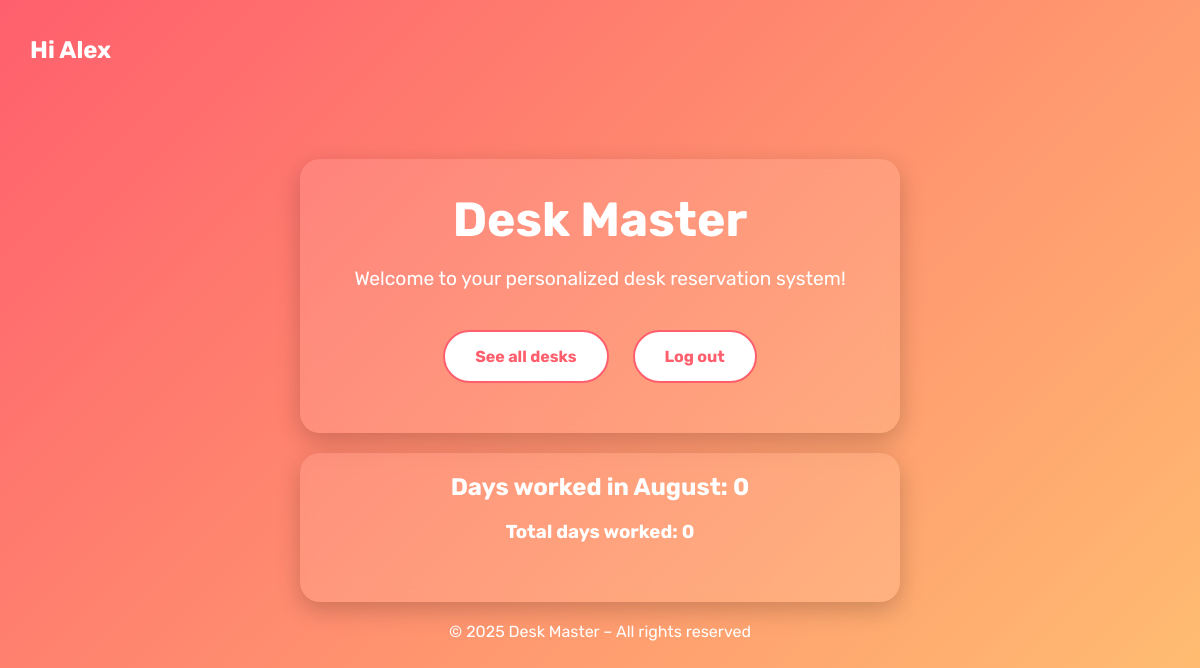
/ (signed in), run on an earlier commit of the app's database.
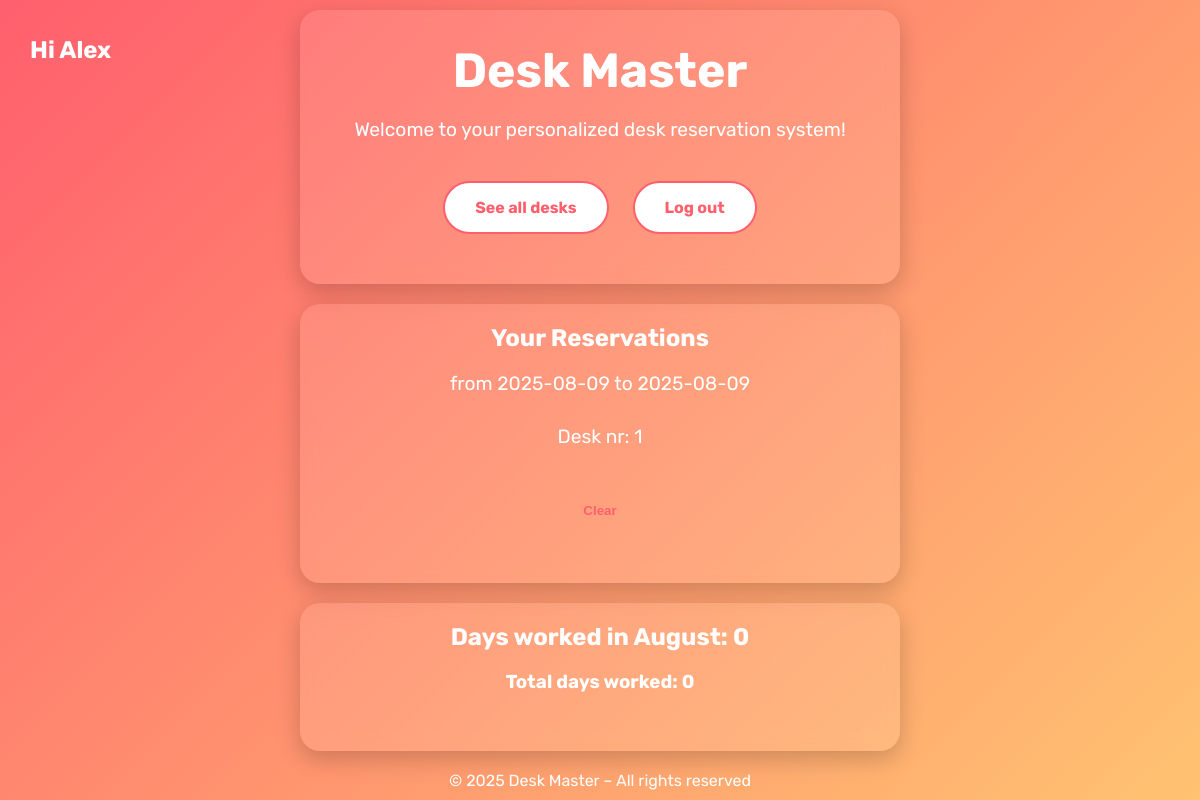
And on a later commit of the database.
### main.py (models this page shows)
class User(UserMixin, db.Model):
    __tablename__ = "desk_users"
    id: Mapped[int] = mapped_column(Integer, primary_key=True)
    name: Mapped[str] = mapped_column(String(250), unique=True, nullable=False)
    email: Mapped[str] = mapped_column(String(250), nullable=False, unique=True)
    password: Mapped[str] = mapped_column(String(250), nullable=False)
    days: Mapped[int] = mapped_column(Integer, nullable=False)
    total: Mapped[int] = mapped_column(Integer, nullable=False)
    reservations = relationship("Reservation", back_populates="user")

class Reservation(db.Model):
    __tablename__ = "reservations"
    id: Mapped[int] = mapped_column(Integer, primary_key=True)
    start_date: Mapped[date] = mapped_column(Date, nullable=False)
    end_date: Mapped[date] = mapped_column(Date, nullable=False)
    desk_id: Mapped[int] = mapped_column(ForeignKey("desks.id"))
    user_id: Mapped[int] = mapped_column(ForeignKey("desk_users.id"))
    desk = relationship("Desk", back_populates="reservations")
    user = relationship("User", back_populates="reservations")

### main.py (the view)
@app.route("/", methods=["GET", "POST"])
def index():
    update_reservations()
    if current_user.is_authenticated:
        user_reservations = Reservation.query.filter_by(user_id=current_user.id).all()
        return render_template("index.html", reservation=user_reservations, month=datetime.now().strftime('%B'),
                               days=current_user.days, total=current_user.total)
    else:
        user_reservations = None
        return render_template("index.html", reservation=user_reservations)

### main.py (called while the page is built)
@login_manager.user_loader
def load_user(user_id):
    return db.session.get(User, int(user_id))

def update_reservations():
    reservations = Reservation.query.all()
    now = datetime.now().date()
    for reservation in reservations:
        user = User.query.filter_by(id=reservation.user_id).first()
        if reservation.end_date < now:
            days_in_office = (reservation.end_date - reservation.start_date).days + 1
            user.days += days_in_office
            db.session.delete(reservation)
        elif reservation.end_date == now and datetime.now().hour >= 20:
            days_in_office = (reservation.end_date - reservation.start_date).days + 1
            user.days += days_in_office
            db.session.delete(reservation)
    db.session.commit()

def reset_days():
    today = datetime.now()
    if today.day == 1:
        users = User.query.all()
        for user in users:
            user.total += user.days
            user.days = 0
        db.session.commit()

@app.before_request
def before_first_request():
    reset_days()

### templates/index.html (shortened to what this page needs)
<!DOCTYPE html>
<html lang="pl">
<head>
</head>
<body>
    {% if current_user.is_authenticated %}
    <h1 class="userName">Hi {{ current_user.name }}</h1>
        <div class="container">
            <h1>Desk Master</h1>
            <p>Welcome to your personalized desk reservation system!</p>
            <a href="{{url_for('desks')}}" class="button">See all desks</a>
            <a href="{{url_for('log_out')}}" class="button">Log out</a>
        </div>
        {% if reservation %}
            <div class="container">
                <h2>Your Reservations</h2>
                {% for res in reservation %}
                    <p>from {{res.start_date}} to {{res.end_date}}</p>
                    <p>Desk nr: {{res.desk_id}}</p>
                {% endfor %}
                <form method="POST" action="{{ url_for('clear_res') }}" onsubmit="return confirmDelete()">
                    <button type="submit" class="button">Clear</button>
                </form>
            </div>
        {% endif %}
    <div class="container">
            <h2>Days worked in {{month}}: {{days}}</h2>
            <h3>Total days worked: {{total}}</h3>
        </div>
    {% endif %}
<footer class="footer">
    © 2025 Desk Master – All rights reserved
</footer>
</body>
</html>

### templates/index.html (style rules this page uses)
html, body { height: 100%; margin: 0; padding: 0; font-family: 'Rubik', sans-serif; }
body { background: linear-gradient(135deg, #ff5f6d, #ffc371); display: flex; justify-content: center; align-items: center; flex-direction: column; text-align: center; color: #fff; }
.container { background: rgba(255, 255, 255, 0.1); padding-bottom: 40px; border-radius: 20px; box-shadow: 0 8px 24px rgba(0, 0, 0, 0.2); backdrop-filter: blur(8px); margin-bottom: 20px ; width: 100%; max-width: 600px; flex-shrink: 0; }
.userName { position: absolute; top: 20px; left: 30px; font-size: 1.5rem; text-align: left; }
h1 { font-size: 3rem; margin-bottom: 10px; }
p { font-size: 1.2rem; margin-bottom: 30px; }
.button { background-color: #ffffff; color: #ff5f6d; padding: 15px 30px; border-radius: 30px; text-decoration: none; font-weight: bold; transition: all 0.3s ease; display: inline-block; margin: 10px; border: 2px solid #ff5f6d; cursor: pointer; }
button.button { background: none; border: none; cursor: pointer; }
a.button { background-color: #ffffff; color: #ff5f6d; padding: 15px 30px; border-radius: 30px; text-decoration: none; font-weight: bold; transition: all 0.3s ease; display: inline-block; margin: 10px; border: 2px solid #ff5f6d; }

What changed in the data, as far as the page shows it:
added Reservation: start_date "2025-08-09", end_date "2025-08-09", desk_id "1"
Also different on the page:
text now shown: "Your Reservations Clear"
